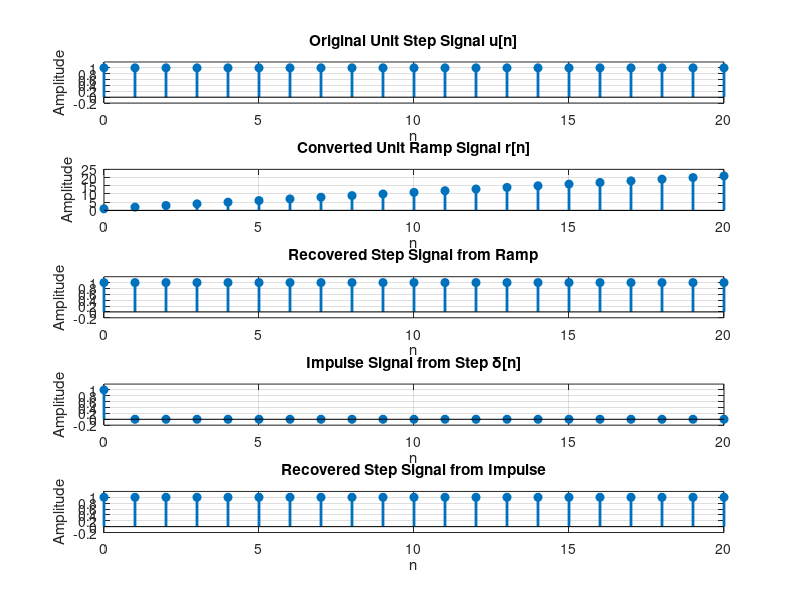

Reproduce this figure in MATLAB.
% Define discrete time
N = 21;
n = 0:N-1;
% Generate unit step signal u[n]
step_signal = double(n >= 0);
% Convert step to ramp using cumulative sum
ramp_signal = cumsum(step_signal);
% Convert ramp back to step using difference
recovered_step = [ramp_signal(1), diff(ramp_signal)];
% Step to Impulse: difference of step signal
impulse_from_step = [step_signal(1), diff(step_signal)];
% Impulse to Step: cumulative sum of impulse signal
step_from_impulse = cumsum(impulse_from_step);
% Plotting
figure;
subplot(5,1,1);
stem(n, step_signal, 'filled', 'LineWidth', 2);
grid on;
title('Original Unit Step Signal u[n]');
xlabel('n');
ylabel('Amplitude');
ylim([-0.2 1.2]);
subplot(5,1,2);
stem(n, ramp_signal, 'filled', 'LineWidth', 2);
grid on;
title('Converted Unit Ramp Signal r[n]');
xlabel('n');
ylabel('Amplitude');
subplot(5,1,3);
stem(n, recovered_step, 'filled', 'LineWidth', 2);
grid on;
title('Recovered Step Signal from Ramp');
xlabel('n');
ylabel('Amplitude');
ylim([-0.2 1.2]);
subplot(5,1,4);
stem(n, impulse_from_step, 'filled', 'LineWidth', 2);
grid on;
title('Impulse Signal from Step \delta[n]');
xlabel('n');
ylabel('Amplitude');
ylim([-0.2 1.2]);
subplot(5,1,5);
stem(n, step_from_impulse, 'filled', 'LineWidth', 2);
grid on;
title('Recovered Step Signal from Impulse');
xlabel('n');
ylabel('Amplitude');
ylim([-0.2 1.2]);
